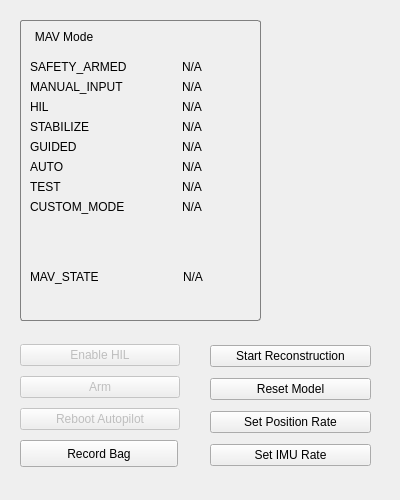
<?xml version="1.0" encoding="UTF-8"?>
<ui version="4.0">
 <class>HilWidget</class>
 <widget class="QWidget" name="HilWidget">
  <property name="geometry">
   <rect>
    <x>0</x>
    <y>0</y>
    <width>400</width>
    <height>500</height>
   </rect>
  </property>
  <property name="sizePolicy">
   <sizepolicy hsizetype="Minimum" vsizetype="Fixed">
    <horstretch>0</horstretch>
    <verstretch>0</verstretch>
   </sizepolicy>
  </property>
  <property name="minimumSize">
   <size>
    <width>400</width>
    <height>500</height>
   </size>
  </property>
  <property name="windowTitle">
   <string>RotorS</string>
  </property>
  <property name="styleSheet">
   <string notr="true">QGroupBox { 
     border: 1px solid gray; 
     border-radius: 3px; 
 }
QGroupBox::title { 
    background-color: transparent;
    padding:10 13px;
 }</string>
  </property>
  <widget class="QGroupBox" name="groupBox">
   <property name="enabled">
    <bool>true</bool>
   </property>
   <property name="geometry">
    <rect>
     <x>20</x>
     <y>20</y>
     <width>241</width>
     <height>301</height>
    </rect>
   </property>
   <property name="baseSize">
    <size>
     <width>0</width>
     <height>0</height>
    </size>
   </property>
   <property name="focusPolicy">
    <enum>Qt::NoFocus</enum>
   </property>
   <property name="contextMenuPolicy">
    <enum>Qt::DefaultContextMenu</enum>
   </property>
   <property name="acceptDrops">
    <bool>false</bool>
   </property>
   <property name="layoutDirection">
    <enum>Qt::LeftToRight</enum>
   </property>
   <property name="styleSheet">
    <string notr="true"/>
   </property>
   <property name="inputMethodHints">
    <set>Qt::ImhNone</set>
   </property>
   <property name="title">
    <string>MAV Mode</string>
   </property>
   <property name="alignment">
    <set>Qt::AlignLeading|Qt::AlignLeft|Qt::AlignTop</set>
   </property>
   <property name="checkable">
    <bool>false</bool>
   </property>
   <widget class="QWidget" name="formLayoutWidget">
    <property name="geometry">
     <rect>
      <x>10</x>
      <y>40</y>
      <width>221</width>
      <height>181</height>
     </rect>
    </property>
    <layout class="QFormLayout" name="mav_mode_layout">
     <property name="labelAlignment">
      <set>Qt::AlignLeading|Qt::AlignLeft|Qt::AlignVCenter</set>
     </property>
     <property name="formAlignment">
      <set>Qt::AlignHCenter|Qt::AlignTop</set>
     </property>
     <item row="0" column="0">
      <widget class="QLabel" name="label_mode_safety_armed">
       <property name="text">
        <string>SAFETY_ARMED</string>
       </property>
      </widget>
     </item>
     <item row="0" column="1">
      <widget class="QLabel" name="text_mode_safety_armed">
       <property name="text">
        <string>N/A</string>
       </property>
       <property name="alignment">
        <set>Qt::AlignCenter</set>
       </property>
      </widget>
     </item>
     <item row="1" column="0">
      <widget class="QLabel" name="label_mode_manual_input">
       <property name="text">
        <string>MANUAL_INPUT</string>
       </property>
      </widget>
     </item>
     <item row="1" column="1">
      <widget class="QLabel" name="text_mode_manual_input">
       <property name="text">
        <string>N/A</string>
       </property>
       <property name="alignment">
        <set>Qt::AlignCenter</set>
       </property>
      </widget>
     </item>
     <item row="2" column="0">
      <widget class="QLabel" name="label_mode_hil">
       <property name="text">
        <string>HIL</string>
       </property>
      </widget>
     </item>
     <item row="2" column="1">
      <widget class="QLabel" name="text_mode_hil">
       <property name="text">
        <string>N/A</string>
       </property>
       <property name="alignment">
        <set>Qt::AlignCenter</set>
       </property>
      </widget>
     </item>
     <item row="7" column="0">
      <widget class="QLabel" name="label_mode_custom_mode">
       <property name="text">
        <string>CUSTOM_MODE</string>
       </property>
      </widget>
     </item>
     <item row="7" column="1">
      <widget class="QLabel" name="text_mode_custom_mode">
       <property name="text">
        <string>N/A</string>
       </property>
       <property name="alignment">
        <set>Qt::AlignCenter</set>
       </property>
      </widget>
     </item>
     <item row="3" column="0">
      <widget class="QLabel" name="label_mode_stabilize">
       <property name="text">
        <string>STABILIZE</string>
       </property>
      </widget>
     </item>
     <item row="4" column="0">
      <widget class="QLabel" name="label_mode_guided">
       <property name="text">
        <string>GUIDED</string>
       </property>
      </widget>
     </item>
     <item row="5" column="0">
      <widget class="QLabel" name="label_mode_auto">
       <property name="text">
        <string>AUTO</string>
       </property>
      </widget>
     </item>
     <item row="6" column="0">
      <widget class="QLabel" name="label_mode_test">
       <property name="text">
        <string>TEST</string>
       </property>
      </widget>
     </item>
     <item row="3" column="1">
      <widget class="QLabel" name="text_mode_stabilize">
       <property name="text">
        <string>N/A</string>
       </property>
       <property name="alignment">
        <set>Qt::AlignCenter</set>
       </property>
      </widget>
     </item>
     <item row="4" column="1">
      <widget class="QLabel" name="text_mode_guided">
       <property name="text">
        <string>N/A</string>
       </property>
       <property name="alignment">
        <set>Qt::AlignCenter</set>
       </property>
      </widget>
     </item>
     <item row="5" column="1">
      <widget class="QLabel" name="text_mode_auto">
       <property name="text">
        <string>N/A</string>
       </property>
       <property name="alignment">
        <set>Qt::AlignCenter</set>
       </property>
      </widget>
     </item>
     <item row="6" column="1">
      <widget class="QLabel" name="text_mode_test">
       <property name="text">
        <string>N/A</string>
       </property>
       <property name="alignment">
        <set>Qt::AlignCenter</set>
       </property>
      </widget>
     </item>
    </layout>
   </widget>
   <widget class="QWidget" name="formLayoutWidget_2">
    <property name="geometry">
     <rect>
      <x>10</x>
      <y>250</y>
      <width>221</width>
      <height>31</height>
     </rect>
    </property>
    <layout class="QFormLayout" name="formLayout">
     <property name="horizontalSpacing">
      <number>6</number>
     </property>
     <item row="0" column="0">
      <widget class="QLabel" name="label_state">
       <property name="text">
        <string>MAV_STATE         </string>
       </property>
      </widget>
     </item>
     <item row="0" column="1">
      <widget class="QLabel" name="text_state">
       <property name="text">
        <string>N/A</string>
       </property>
       <property name="alignment">
        <set>Qt::AlignCenter</set>
       </property>
      </widget>
     </item>
    </layout>
   </widget>
  </widget>
  <widget class="QWidget" name="verticalLayoutWidget">
   <property name="geometry">
    <rect>
     <x>20</x>
     <y>340</y>
     <width>160</width>
     <height>95</height>
    </rect>
   </property>
   <layout class="QVBoxLayout" name="verticalLayout">
    <item>
     <widget class="QPushButton" name="button_set_hil_mode">
      <property name="enabled">
       <bool>false</bool>
      </property>
      <property name="text">
       <string>Enable HIL</string>
      </property>
     </widget>
    </item>
    <item>
     <widget class="QPushButton" name="button_arm">
      <property name="enabled">
       <bool>false</bool>
      </property>
      <property name="text">
       <string>Arm</string>
      </property>
     </widget>
    </item>
    <item>
     <widget class="QPushButton" name="button_reboot_autopilot">
      <property name="enabled">
       <bool>false</bool>
      </property>
      <property name="text">
       <string>Reboot Autopilot</string>
      </property>
     </widget>
    </item>
   </layout>
  </widget>
  <widget class="QWidget" name="verticalLayoutWidget_2">
   <property name="geometry">
    <rect>
     <x>210</x>
     <y>340</y>
     <width>161</width>
     <height>131</height>
    </rect>
   </property>
   <layout class="QVBoxLayout" name="verticalLayout_2">
    <item>
     <widget class="QPushButton" name="button_reconstruct">
      <property name="enabled">
       <bool>true</bool>
      </property>
      <property name="text">
       <string>Start Reconstruction</string>
      </property>
     </widget>
    </item>
    <item>
     <widget class="QPushButton" name="button_reset_model">
      <property name="enabled">
       <bool>true</bool>
      </property>
      <property name="text">
       <string>Reset Model</string>
      </property>
     </widget>
    </item>
    <item>
     <widget class="QPushButton" name="button_set_position_rate">
      <property name="enabled">
       <bool>true</bool>
      </property>
      <property name="text">
       <string>Set Position Rate</string>
      </property>
     </widget>
    </item>
    <item>
     <widget class="QPushButton" name="button_set_imu_rate">
      <property name="text">
       <string>Set IMU Rate</string>
      </property>
     </widget>
    </item>
   </layout>
  </widget>
  <widget class="QPushButton" name="button_record_rosbag">
   <property name="enabled">
    <bool>true</bool>
   </property>
   <property name="geometry">
    <rect>
     <x>20</x>
     <y>440</y>
     <width>158</width>
     <height>27</height>
    </rect>
   </property>
   <property name="text">
    <string>Record Bag</string>
   </property>
  </widget>
 </widget>
 <resources/>
 <connections/>
</ui>
